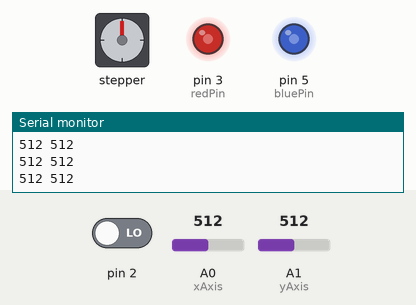
Recording of a sketch running on a simulated Arduino Uno, built with avr-gcc and run on an emulated ATmega328P. On the bench: stepper motor, output pins drawn as LEDs (lit = HIGH), the last lines printed to the serial monitor. Dashed ring = blinking. The inputs (shaded band) are chosen by the test bench; at power-on: A0 (xAxis) = 512, pin 2 LOW, A1 (yAxis) = 512. Stepper angles assume 2048 steps per turn.

Above: at 1.2 s.
1.3 s: A0 (xAxis) set to 1010
At 1.7 s:
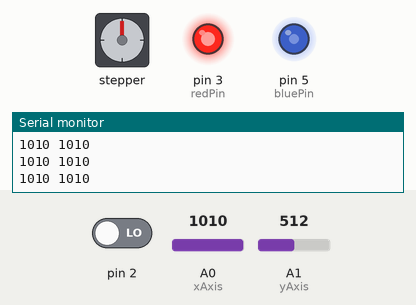
2.8 s: A0 (xAxis) set to 1023
At 5.2 s:
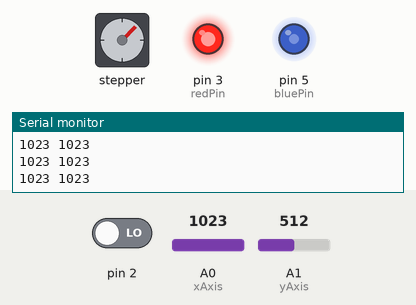
5.8 s: pin 2 driven HIGH
At 6.4 s:
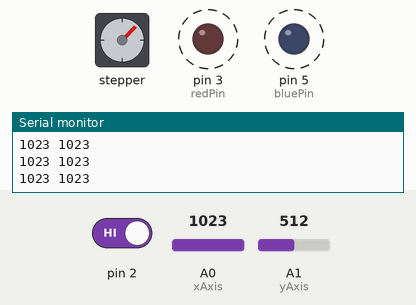
8.8 s: A1 (yAxis) set to 1013
11.8 s: A1 (yAxis) set to 1023
At 13.9 s:
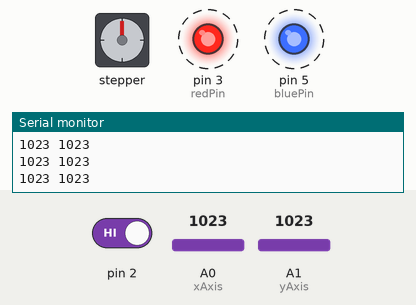
14.8 s: A0 (xAxis) set to 716
Timing chart, 0 to 18.8 s (numbered marks = the images above; inputs shaded):
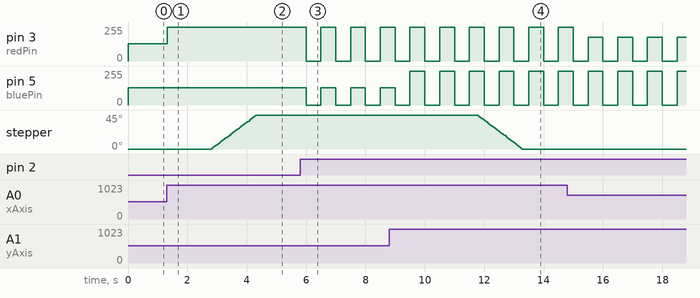

Measured:
- the behaviour switches between 1022 and 1023 on A0 (xAxis) (found by bisection; images 1 and 2)
- the behaviour switches between 1022 and 1023 on A1 (yAxis) (found by bisection; images 3 and 4)
- after the input at 1.3 s, pin 3 (redPin): 128/255 → 252/255 at once
- after the input at 2.8 s, pin 3 (redPin): 252/255 → 255/255 after 1.5 s; stepper: turns 45° clockwise in 1.5 s, starting at once
- after the input at 5.8 s, pin 3 (redPin): alternates 255/255 for 0.50 s and 0/255 for 0.50 s, starting after 0.20 s; pin 5 (bluePin): alternates 128/255 for 0.50 s and 0/255 for 0.50 s, starting after 0.20 s
- after the input at 11.8 s, stepper: turns 45° counter-clockwise in 1.5 s, starting at once

The sketch:

basic3.ino
```cpp
#include <Stepper.h>
#define STEPS 2048
Stepper stepper(STEPS, 8 , 10 , 9 , 11);
int mode = 0 , counter = 0;
int redPin = 3 , bluePin = 5;
int xAxis = A0 , yAxis = A1;
int button_int = 0;
int xVal , yVal, prexVal , preyVal;
void setup() {
  pinMode(redPin, OUTPUT);
  pinMode(bluePin, OUTPUT);

  // Serial communication at 9600 bits per second:
  Serial.begin(9600);

  cli(); // stop interrupts, atomic access to reg.
  // initialize timer1
  TCCR1A = 0;    TCCR1B = 0;    TCNT1 = 0;
  TCCR1B |= (1 << WGM12); // turn on CTC
  TCCR1B |= (1<<CS12) | (1<<CS10); // 1024 prescaler
  OCR1A = 7812;  // target for counting
  TIMSK1 |= (1<<OCIE1A); // enable timer compare int.
  sei(); // enable all interrupts

  //BUTTON CLICK
  attachInterrupt(button_int, handle_click, RISING);

  stepper.setSpeed(5);
}

ISR(TIMER1_COMPA_vect) { // Timer1 ISR
  if(mode == 1){
    if(counter == 1){
      analogWrite(redPin , xVal / 4);
      analogWrite(bluePin , yVal / 4);
      counter = 0;
    }else{
      analogWrite(redPin , 0);
      analogWrite(bluePin , 0);
      counter = 1;
    }
  }
}

// button ISR
void handle_click() { // button debouncing, toggle LED
  static unsigned long last_int_time = 0;
  unsigned long int_time = millis(); // Read the clock

  if (int_time - last_int_time > 200 ) {
    // Ignore when < 200 msec
    mode = 1 - mode;
    counter = 0;
  }

  last_int_time = int_time;
}

void loop() {
  xVal = analogRead(xAxis);
  yVal = analogRead(yAxis);
  if(xVal == 1023 && prexVal < 1020){
    stepper.step(256);
    Serial.println("yes");
    digitalWrite(8 , LOW); digitalWrite(9 , LOW); digitalWrite(10 , LOW); digitalWrite(11 , LOW);
  }else if(yVal == 1023 && preyVal < 1020){
    stepper.step(-256);
    digitalWrite(8 , LOW); digitalWrite(9 , LOW); digitalWrite(10 , LOW); digitalWrite(11 , LOW);
  }
  Serial.print(xVal);
  Serial.print(" ");
  Serial.println(prexVal);
  prexVal = xVal;
  preyVal = yVal;
  if(mode == 0){
    analogWrite(redPin , double(xVal) / 4);
    analogWrite(bluePin , double(yVal) / 4);
  }
}
```
